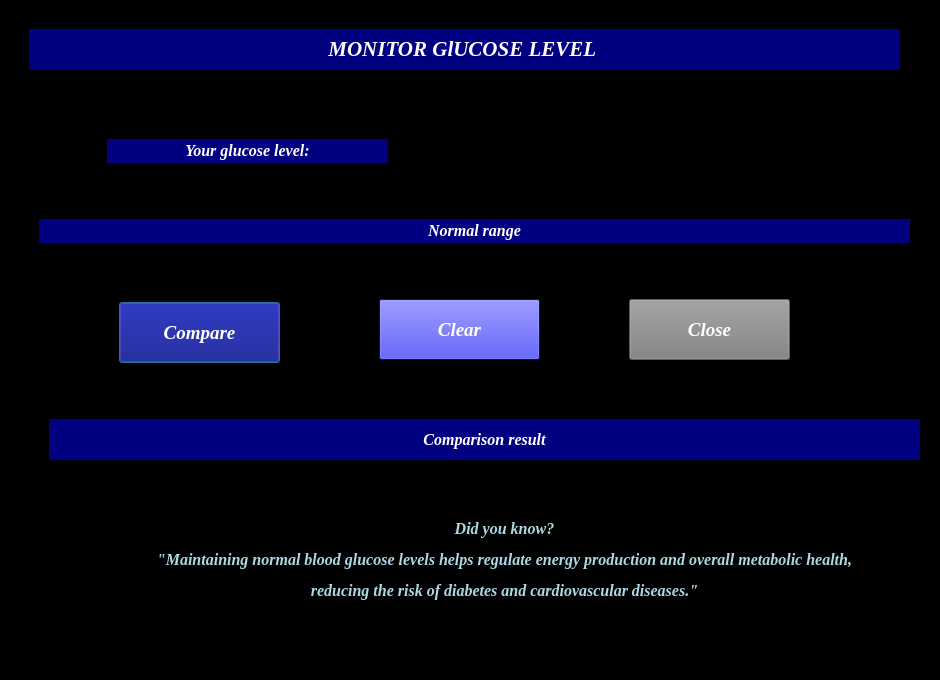
<?xml version="1.0" encoding="UTF-8"?>
<ui version="4.0">
 <class>StatusDialog</class>
 <widget class="QDialog" name="StatusDialog">
  <property name="geometry">
   <rect>
    <x>0</x>
    <y>0</y>
    <width>940</width>
    <height>680</height>
   </rect>
  </property>
  <property name="windowTitle">
   <string>Dialog</string>
  </property>
  <property name="styleSheet">
   <string notr="true">background-color: black;
</string>
  </property>
  <widget class="QWidget" name="widget" native="true">
   <property name="geometry">
    <rect>
     <x>19</x>
     <y>19</y>
     <width>911</width>
     <height>651</height>
    </rect>
   </property>
   <property name="styleSheet">
    <string notr="true">background-color: black;
</string>
   </property>
   <widget class="QLabel" name="labelTitle">
    <property name="geometry">
     <rect>
      <x>10</x>
      <y>10</y>
      <width>871</width>
      <height>41</height>
     </rect>
    </property>
    <property name="font">
     <font>
      <family>Times New Roman</family>
      <pointsize>16</pointsize>
      <italic>true</italic>
      <bold>true</bold>
     </font>
    </property>
    <property name="styleSheet">
     <string notr="true">color: white;
background-color: navy;</string>
    </property>
    <property name="text">
     <string>&lt;html&gt;&lt;head/&gt;&lt;body&gt;&lt;p align=&quot;center&quot;&gt;MONITOR GlUCOSE LEVEL &lt;/p&gt;&lt;/body&gt;&lt;/html&gt;</string>
    </property>
   </widget>
   <widget class="QLineEdit" name="lineEditGlucose">
    <property name="geometry">
     <rect>
      <x>390</x>
      <y>120</y>
      <width>281</width>
      <height>24</height>
     </rect>
    </property>
    <property name="font">
     <font>
      <family>Times New Roman</family>
      <pointsize>12</pointsize>
      <italic>true</italic>
      <bold>true</bold>
     </font>
    </property>
    <property name="styleSheet">
     <string notr="true">color: white;
background-color: black;
</string>
    </property>
   </widget>
   <widget class="QLabel" name="labelGuide">
    <property name="geometry">
     <rect>
      <x>88</x>
      <y>120</y>
      <width>281</width>
      <height>24</height>
     </rect>
    </property>
    <property name="font">
     <font>
      <family>Times New Roman</family>
      <pointsize>12</pointsize>
      <italic>true</italic>
      <bold>true</bold>
     </font>
    </property>
    <property name="styleSheet">
     <string notr="true">color: white;
background-color: navy;</string>
    </property>
    <property name="text">
     <string>&lt;html&gt;&lt;head/&gt;&lt;body&gt;&lt;p align=&quot;center&quot;&gt;Your glucose level:&lt;/p&gt;&lt;/body&gt;&lt;/html&gt;</string>
    </property>
   </widget>
   <widget class="QLabel" name="labelNormalLevel">
    <property name="geometry">
     <rect>
      <x>20</x>
      <y>200</y>
      <width>871</width>
      <height>24</height>
     </rect>
    </property>
    <property name="font">
     <font>
      <family>Times New Roman</family>
      <pointsize>12</pointsize>
      <italic>true</italic>
      <bold>true</bold>
     </font>
    </property>
    <property name="styleSheet">
     <string notr="true">color: white;
background-color: navy;</string>
    </property>
    <property name="text">
     <string>&lt;html&gt;&lt;head/&gt;&lt;body&gt;&lt;p align=&quot;center&quot;&gt;Normal range&lt;/p&gt;&lt;/body&gt;&lt;/html&gt;</string>
    </property>
   </widget>
   <widget class="QPushButton" name="buttonCompare">
    <property name="geometry">
     <rect>
      <x>100</x>
      <y>283</y>
      <width>161</width>
      <height>61</height>
     </rect>
    </property>
    <property name="font">
     <font>
      <family>Times New Roman</family>
      <pointsize>14</pointsize>
      <italic>true</italic>
      <bold>true</bold>
     </font>
    </property>
    <property name="styleSheet">
     <string notr="true">color: white;
background-color: navy;</string>
    </property>
    <property name="text">
     <string>Compare</string>
    </property>
   </widget>
   <widget class="QPushButton" name="buttonClear">
    <property name="geometry">
     <rect>
      <x>360</x>
      <y>280</y>
      <width>161</width>
      <height>61</height>
     </rect>
    </property>
    <property name="font">
     <font>
      <family>Times New Roman</family>
      <pointsize>14</pointsize>
      <italic>true</italic>
      <bold>true</bold>
     </font>
    </property>
    <property name="styleSheet">
     <string notr="true">color: white;
background-color: blue;</string>
    </property>
    <property name="text">
     <string>Clear</string>
    </property>
   </widget>
   <widget class="QPushButton" name="buttonClose">
    <property name="geometry">
     <rect>
      <x>610</x>
      <y>280</y>
      <width>161</width>
      <height>61</height>
     </rect>
    </property>
    <property name="font">
     <font>
      <family>Times New Roman</family>
      <pointsize>14</pointsize>
      <italic>true</italic>
      <bold>true</bold>
     </font>
    </property>
    <property name="styleSheet">
     <string notr="true">color: white;
background-color: grey;</string>
    </property>
    <property name="text">
     <string>Close</string>
    </property>
   </widget>
   <widget class="QLabel" name="labelOutput">
    <property name="geometry">
     <rect>
      <x>30</x>
      <y>400</y>
      <width>871</width>
      <height>41</height>
     </rect>
    </property>
    <property name="font">
     <font>
      <family>Times New Roman</family>
      <pointsize>12</pointsize>
      <italic>true</italic>
      <bold>true</bold>
     </font>
    </property>
    <property name="styleSheet">
     <string notr="true">color: white;
background-color: navy;</string>
    </property>
    <property name="text">
     <string>&lt;html&gt;&lt;head/&gt;&lt;body&gt;&lt;p align=&quot;center&quot;&gt;Comparison result&lt;/p&gt;&lt;/body&gt;&lt;/html&gt;</string>
    </property>
   </widget>
   <widget class="QLabel" name="labelFact">
    <property name="geometry">
     <rect>
      <x>50</x>
      <y>490</y>
      <width>871</width>
      <height>101</height>
     </rect>
    </property>
    <property name="font">
     <font>
      <family>Times New Roman</family>
      <pointsize>12</pointsize>
      <italic>true</italic>
      <bold>true</bold>
     </font>
    </property>
    <property name="styleSheet">
     <string notr="true">color: lightblue;
background-color: black;</string>
    </property>
    <property name="text">
     <string>&lt;html&gt;&lt;head/&gt;&lt;body&gt;&lt;p align=&quot;center&quot;&gt;Did you know?&lt;/p&gt;&lt;p align=&quot;center&quot;&gt;&amp;quot;Maintaining normal blood glucose levels helps regulate energy production and overall metabolic health,&lt;/p&gt;&lt;p align=&quot;center&quot;&gt;reducing the risk of diabetes and cardiovascular diseases.&amp;quot;&lt;/p&gt;&lt;/body&gt;&lt;/html&gt;</string>
    </property>
   </widget>
  </widget>
 </widget>
 <resources/>
 <connections/>
</ui>
